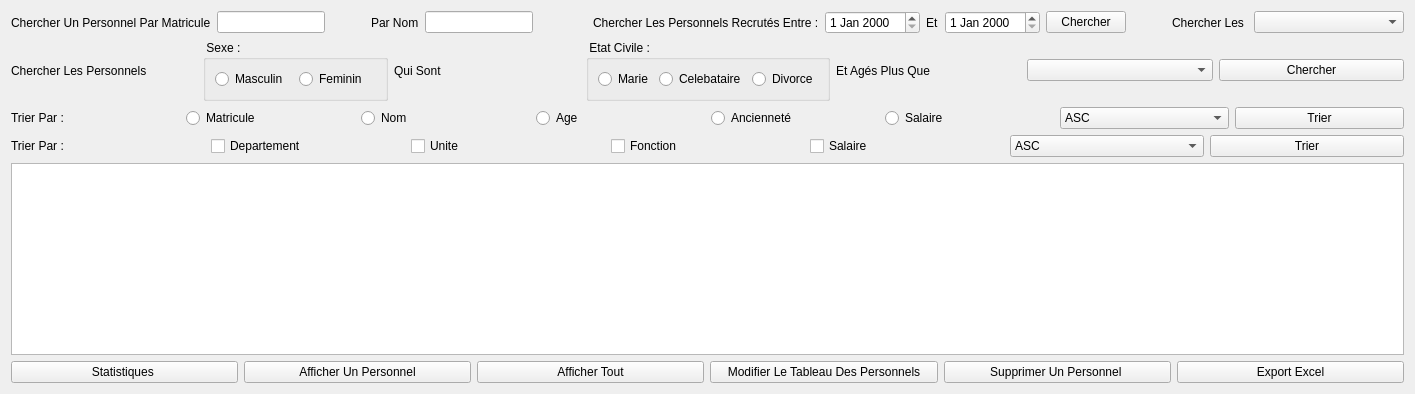
              <widget class="QWidget" name="afficherPers_2">
               <attribute name="title">
                <string>Afficher Les Personnels</string>
               </attribute>
               <layout class="QGridLayout" name="gridLayout_10">
                <item row="0" column="0">
                 <layout class="QVBoxLayout" name="verticalLayout_7">
                  <item>
                   <layout class="QHBoxLayout" name="horizontalLayout_41">
                    <item>
                     <layout class="QHBoxLayout" name="horizontalLayout_42">
                      <item>
                       <widget class="QLabel" name="label_72">
                        <property name="text">
                         <string>Chercher Un Personnel Par Matricule</string>
                        </property>
                       </widget>
                      </item>
                      <item>
                       <widget class="QLineEdit" name="matCh_2"/>
                      </item>
                     </layout>
                    </item>
                    <item>
                     <spacer name="horizontalSpacer_4">
                      <property name="orientation">
                       <enum>Qt::Horizontal</enum>
                      </property>
                      <property name="sizeHint" stdset="0">
                       <size>
                        <width>40</width>
                        <height>20</height>
                       </size>
                      </property>
                     </spacer>
                    </item>
                    <item>
                     <widget class="QLabel" name="label_73">
                      <property name="text">
                       <string>Par Nom</string>
                      </property>
                     </widget>
                    </item>
                    <item>
                     <widget class="QLineEdit" name="nomCh_2"/>
                    </item>
                    <item>
                     <spacer name="horizontalSpacer_5">
                      <property name="orientation">
                       <enum>Qt::Horizontal</enum>
                      </property>
                      <property name="sizeHint" stdset="0">
                       <size>
                        <width>54</width>
                        <height>20</height>
                       </size>
                      </property>
                     </spacer>
                    </item>
                    <item>
                     <layout class="QHBoxLayout" name="horizontalLayout_43">
                      <item>
                       <widget class="QLabel" name="label_74">
                        <property name="text">
                         <string>Chercher Les Personnels Recrutés Entre :</string>
                        </property>
                       </widget>
                      </item>
                      <item>
                       <widget class="QDateEdit" name="dateCh1_2"/>
                      </item>
                      <item>
                       <widget class="QLabel" name="label_75">
                        <property name="text">
                         <string>Et</string>
                        </property>
                       </widget>
                      </item>
                      <item>
                       <widget class="QDateEdit" name="dateCh2_2"/>
                      </item>
                      <item>
                       <widget class="QPushButton" name="chercherDate_2">
                        <property name="text">
                         <string>Chercher</string>
                        </property>
                       </widget>
                      </item>
                     </layout>
                    </item>
                    <item>
                     <spacer name="horizontalSpacer_6">
                      <property name="orientation">
                       <enum>Qt::Horizontal</enum>
                      </property>
                      <property name="sizeHint" stdset="0">
                       <size>
                        <width>40</width>
                        <height>20</height>
                       </size>
                      </property>
                     </spacer>
                    </item>
                    <item>
                     <layout class="QHBoxLayout" name="horizontalLayout_44">
                      <item>
                       <widget class="QLabel" name="label_76">
                        <property name="text">
                         <string>Chercher Les </string>
                        </property>
                       </widget>
                      </item>
                      <item>
                       <widget class="QComboBox" name="fonctionCh_2">
                        <item>
                         <property name="text">
                          <string/>
                         </property>
                        </item>
                        <item>
                         <property name="text">
                          <string>Chef De Departement</string>
                         </property>
                        </item>
                        <item>
                         <property name="text">
                          <string>Chef D Unite</string>
                         </property>
                        </item>
                        <item>
                         <property name="text">
                          <string>Ingenieur</string>
                         </property>
                        </item>
                        <item>
                         <property name="text">
                          <string>Technicien</string>
                         </property>
                        </item>
                        <item>
                         <property name="text">
                          <string>Ouvrier</string>
                         </property>
                        </item>
                        <item>
                         <property name="text">
                          <string>Chercheur</string>
                         </property>
                        </item>
                        <item>
                         <property name="text">
                          <string>Commercial</string>
                         </property>
                        </item>
                        <item>
                         <property name="text">
                          <string/>
                         </property>
                        </item>
                        <item>
                         <property name="text">
                          <string/>
                         </property>
                        </item>
                       </widget>
                      </item>
                     </layout>
                    </item>
                   </layout>
                  </item>
                  <item>
                   <layout class="QHBoxLayout" name="horizontalLayout_45">
                    <item>
                     <widget class="QLabel" name="label_77">
                      <property name="text">
                       <string>Chercher Les Personnels </string>
                      </property>
                     </widget>
                    </item>
                    <item>
                     <widget class="QGroupBox" name="groupBox_17">
                      <property name="minimumSize">
                       <size>
                        <width>0</width>
                        <height>60</height>
                       </size>
                      </property>
                      <property name="maximumSize">
                       <size>
                        <width>200</width>
                        <height>16777215</height>
                       </size>
                      </property>
                      <property name="title">
                       <string> Sexe :</string>
                      </property>
                      <layout class="QHBoxLayout" name="horizontalLayout_46">
                       <item>
                        <widget class="QRadioButton" name="masculinCh_2">
                         <property name="text">
                          <string>Masculin</string>
                         </property>
                        </widget>
                       </item>
                       <item>
                        <widget class="QRadioButton" name="femininCh_2">
                         <property name="text">
                          <string>Feminin</string>
                         </property>
                        </widget>
                       </item>
                      </layout>
                     </widget>
                    </item>
                    <item>
                     <widget class="QLabel" name="label_78">
                      <property name="text">
                       <string>Qui Sont</string>
                      </property>
                     </widget>
                    </item>
                    <item>
                     <widget class="QGroupBox" name="groupBox_18">
                      <property name="title">
                       <string> Etat Civile :</string>
                      </property>
                      <layout class="QHBoxLayout" name="horizontalLayout_47">
                       <item>
                        <widget class="QRadioButton" name="marieCh_2">
                         <property name="text">
                          <string>Marie</string>
                         </property>
                        </widget>
                       </item>
                       <item>
                        <widget class="QRadioButton" name="celebCh_2">
                         <property name="text">
                          <string>Celebataire</string>
                         </property>
                        </widget>
                       </item>
                       <item>
                        <widget class="QRadioButton" name="divorceCh_2">
                         <property name="text">
                          <string>Divorce</string>
                         </property>
                        </widget>
                       </item>
                      </layout>
                     </widget>
                    </item>
                    <item>
                     <widget class="QLabel" name="label_79">
                      <property name="text">
                       <string>Et Agés Plus Que</string>
                      </property>
                     </widget>
                    </item>
                    <item>
                     <widget class="QComboBox" name="ageCh_2">
                      <item>
                       <property name="text">
                        <string/>
                       </property>
                      </item>
                      <item>
                       <property name="text">
                        <string>18</string>
                       </property>
                      </item>
                      <item>
                       <property name="text">
                        <string>19</string>
                       </property>
                      </item>
                      <item>
                       <property name="text">
                        <string>20</string>
                       </property>
                      </item>
                      <item>
                       <property name="text">
                        <string>21</string>
                       </property>
                      </item>
                      <item>
                       <property name="text">
                        <string>22</string>
                       </property>
                      </item>
                      <item>
                       <property name="text">
                        <string>23</string>
                       </property>
                      </item>
                      <item>
                       <property name="text">
                        <string>24</string>
                       </property>
                      </item>
                      <item>
                       <property name="text">
                        <string>25</string>
                       </property>
                      </item>
                      <item>
                       <property name="text">
                        <string>30</string>
                       </property>
                      </item>
                      <item>
                       <property name="text">
                        <string>35</string>
                       </property>
                      </item>
                      <item>
                       <property name="text">
                        <string>40</string>
                       </property>
                      </item>
                      <item>
                       <property name="text">
                        <string>45</string>
                       </property>
                      </item>
                      <item>
                       <property name="text">
                        <string>50</string>
                       </property>
                      </item>
                      <item>
                       <property name="text">
                        <string>55</string>
                       </property>
                      </item>
                      <item>
                       <property name="text">
                        <string>60</string>
                       </property>
                      </item>
                      <item>
                       <property name="text">
                        <string>65</string>
                       </property>
                      </item>
                     </widget>
                    </item>
                    <item>
                     <widget class="QPushButton" name="chercherTripleC_2">
                      <property name="text">
                       <string>Chercher</string>
                      </property>
                     </widget>
                    </item>
                   </layout>
                  </item>
                 </layout>
                </item>
                <item row="1" column="0">
                 <layout class="QHBoxLayout" name="horizontalLayout_48">
                  <item>
                   <widget class="QLabel" name="label_80">
                    <property name="text">
                     <string>Trier Par :</string>
                    </property>
                   </widget>
                  </item>
                  <item>
                   <widget class="QRadioButton" name="matTP_2">
                    <property name="text">
                     <string>Matricule</string>
                    </property>
                   </widget>
                  </item>
                  <item>
                   <widget class="QRadioButton" name="nomT_2">
                    <property name="text">
                     <string>Nom</string>
                    </property>
                   </widget>
                  </item>
                  <item>
                   <widget class="QRadioButton" name="ageT_2">
                    <property name="text">
                     <string>Age</string>
                    </property>
                   </widget>
                  </item>
                  <item>
                   <widget class="QRadioButton" name="ancienneteT_2">
                    <property name="text">
                     <string>Ancienneté</string>
                    </property>
                   </widget>
                  </item>
                  <item>
                   <widget class="QRadioButton" name="salaireT_2">
                    <property name="text">
                     <string>Salaire</string>
                    </property>
                   </widget>
                  </item>
                  <item>
                   <widget class="QComboBox" name="AD_4">
                    <item>
                     <property name="text">
                      <string>ASC</string>
                     </property>
                    </item>
                    <item>
                     <property name="text">
                      <string>DESC</string>
                     </property>
                    </item>
                   </widget>
                  </item>
                  <item>
                   <widget class="QPushButton" name="trierS_2">
                    <property name="text">
                     <string>Trier</string>
                    </property>
                   </widget>
                  </item>
                 </layout>
                </item>
                <item row="2" column="0">
                 <layout class="QHBoxLayout" name="horizontalLayout_49">
                  <item>
                   <widget class="QLabel" name="label_81">
                    <property name="text">
                     <string>Trier Par :</string>
                    </property>
                   </widget>
                  </item>
                  <item>
                   <widget class="QCheckBox" name="departementT_2">
                    <property name="text">
                     <string>Departement</string>
                    </property>
                   </widget>
                  </item>
                  <item>
                   <widget class="QCheckBox" name="UniteT_2">
                    <property name="text">
                     <string>Unite</string>
                    </property>
                   </widget>
                  </item>
                  <item>
                   <widget class="QCheckBox" name="FonctionT_2">
                    <property name="text">
                     <string>Fonction</string>
                    </property>
                    <property name="tristate">
                     <bool>false</bool>
                    </property>
                   </widget>
                  </item>
                  <item>
                   <widget class="QCheckBox" name="salaireTM_2">
                    <property name="text">
                     <string>Salaire</string>
                    </property>
                   </widget>
                  </item>
                  <item>
                   <widget class="QComboBox" name="AD_5">
                    <item>
                     <property name="text">
                      <string>ASC</string>
                     </property>
                    </item>
                    <item>
                     <property name="text">
                      <string>DESC</string>
                     </property>
                    </item>
                   </widget>
                  </item>
                  <item>
                   <widget class="QPushButton" name="trierM_2">
                    <property name="text">
                     <string>Trier</string>
                    </property>
                   </widget>
                  </item>
                 </layout>
                </item>
                <item row="3" column="0">
                 <widget class="QTableView" name="tablePers_2"/>
                </item>
                <item row="4" column="0">
                 <layout class="QHBoxLayout" name="horizontalLayout_50">
                  <item>
                   <widget class="QPushButton" name="statistiques_2">
                    <property name="text">
                     <string>Statistiques </string>
                    </property>
                   </widget>
                  </item>
                  <item>
                   <widget class="QPushButton" name="Afficher1Pers_2">
                    <property name="text">
                     <string>Afficher Un Personnel</string>
                    </property>
                   </widget>
                  </item>
                  <item>
                   <widget class="QPushButton" name="afficherTablePers_2">
                    <property name="text">
                     <string>Afficher Tout</string>
                    </property>
                   </widget>
                  </item>
                  <item>
                   <widget class="QPushButton" name="modifierPers_2">
                    <property name="styleSheet">
                     <string notr="true">&lt;button type=&quot;button&quot; class=&quot;btn btn-dark&quot;&gt;Dark&lt;/button&gt;</string>
                    </property>
                    <property name="text">
                     <string>Modifier Le Tableau Des Personnels</string>
                    </property>
                    <property name="checkable">
                     <bool>true</bool>
                    </property>
                    <property name="checked">
                     <bool>false</bool>
                    </property>
                   </widget>
                  </item>
                  <item>
                   <widget class="QPushButton" name="supprimerPers_2">
                    <property name="enabled">
                     <bool>true</bool>
                    </property>
                    <property name="text">
                     <string>Supprimer Un Personnel </string>
                    </property>
                   </widget>
                  </item>
                  <item>
                   <widget class="QPushButton" name="exportExcel_2">
                    <property name="text">
                     <string>Export Excel</string>
                    </property>
                   </widget>
                  </item>
                 </layout>
                </item>
               </layout>
              </widget>
